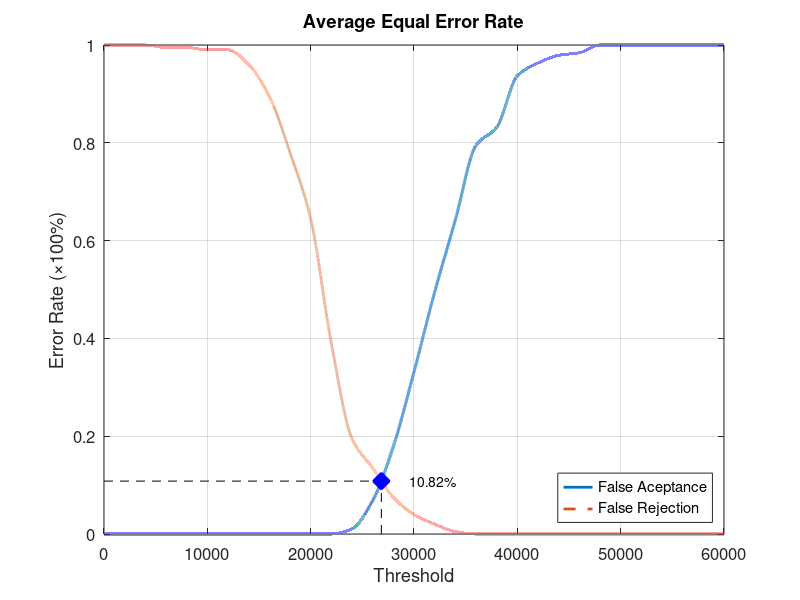
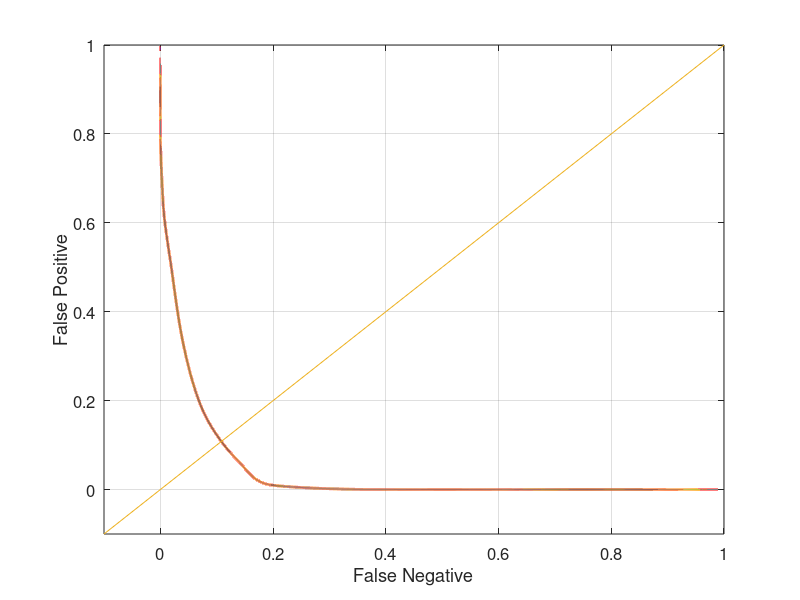

These charts were generated, in order, by the following MATLAB code:
function yEER = Database1_3
close all;
clear;
clc;
x = 0:2000:60000;
xq = 0:0.5:60000;

y0 = [0 0 0 0 0 0 0 0 0 0 0 0 0.0105263 0.0684211 0.178947 0.331579 0.494737 0.642105 0.794737 0.831579 0.936842 0.963158 0.978947 0.984211 1 1 1 1 1 1 1];
yy0 = interp1(x, y0, xq, 'pchip');
y1 = [1 1 1 0.995 0.995 0.99 0.99 0.96 0.895 0.78 0.645 0.39 0.195 0.135 0.075 0.04 0.02 0.005 0 0 0 0 0 0 0 0 0 0 0 0 0];
yy1 = interp1(x, y1, xq, 'pchip');

% Calculating EER: 
y2 = abs(y0 - y1);
find(y2 == min(y2))
yy2 = abs(yy0 - yy1);
xEER = find(yy2 == min(yy2));
xEERIndex = xq(xEER) % X-axis EER
yEER = yy0(xEER) % Y-axis EER

main = figure
plot(xq, yy0,'-','LineWidth', 2);	hold on
plot(xq, yy1,'--','LineWidth', 2);	hold on
plot([xEERIndex xEERIndex], [0 yEER], 'k--');	hold on
plot([0 xEERIndex], [yEER yEER], 'k--');	hold on
plot(xEERIndex, yEER, 'bx', 'LineWidth', 10);	hold on
text(xEERIndex + 10 * xEERIndex / 100, yEER, [num2str(round((10000 * yEER)) / 100) '%'])
legend('False Aceptance', 'False Rejection', 'Location', 'SouthEast')
xlabel('Threshold')
ylabel('Error Rate (\times100%)')
title('Average Equal Error Rate')
set(gca, 'FontSize', 12)
axis([0 60000 0 1])
grid on

print(main, 'Database1_3Main', '-dpng');
FNRxFPR = figure('Color', [1 1 1]);
plot(yy1, yy0, '-', yy1, yy0, 'LineWidth', 2);
hold on
y = -0.1:0.1:1
plot(y, y); 
set(gca, 'FontSize', 12)
xlabel('False Negative')
ylabel('False Positive')
axis([-0.1 1 -0.1 1])
set(gca, 'FontSize', 12)
grid on

print(FNRxFPR, 'Database1_3FNRxFPR','-dpng');
end
